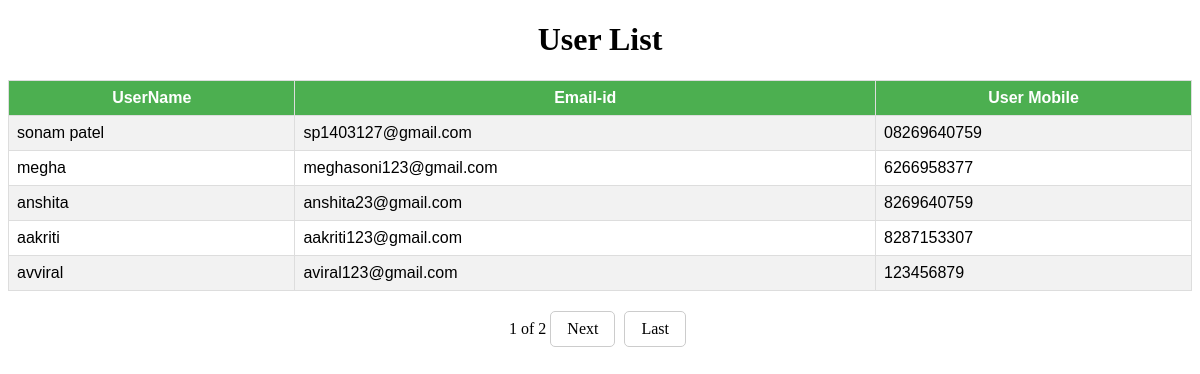
/users/, run on the app's committed database.
### task_manager_app/models.py (models this page shows)
class User(models.Model):
    name = models.CharField(max_length=100)
    email = models.EmailField(unique=True)
    mobile = models.CharField(max_length=15)

### task_manager_app/views.py (the view)
# urls.py: path('users/', views.user_list, name='user_list'),
def user_list(request):
    users = User.objects.all()
    paginator = Paginator(users, 5)
    page_number = request.GET.get('page')
    page_obj = paginator.get_page(page_number)
    return render(request, 'app/user_list.html', {'page_obj': page_obj})

### task_manager_app/templates/app/user_list.html (shortened to what this page needs)
<!DOCTYPE html>
<html lang="en">
<head>
</head>
<body>
    <center><h1>User List</h1></center>
    <table>
        <tr>
        <th>UserName</th>
        <th>Email-id</th>
        <th>User Mobile</th>
    </tr>
        {% for user in page_obj %}
        <tr>
            <td> {{ user.name }}</td>
            <td>{{ user.email }}</td>
            <td> {{ user.mobile }}</td>
        </tr>
        {% endfor %}
    </table>
    <center>
    <div class="pagination">
        <span>{{ page_obj.number }} of {{ page_obj.paginator.num_pages }}</span>
        {% if page_obj.has_next %}
        <a href="?page={{ page_obj.next_page_number }}">Next</a>
        <a href="?page={{ page_obj.paginator.num_pages }}">Last</a>
        {% endif %}
    </div>
</center>
</body>
</html>

### task_manager_app/templates/app/user_list.html (style rules this page uses)
.pagination { margin-top: 20px; }
.pagination a { display: inline-block; padding: 8px 16px; text-decoration: none; color: black; border: 1px solid #ccc; border-radius: 5px; margin-right: 5px; }
table { border-collapse: collapse; width: 100%; height: 150px; border: 1px solid #ddd; font-family: Arial, sans-serif; }
th, td { border: 1px solid #ddd; padding: 8px; text-align: left; }
tr:nth-child(even) { background-color: #f2f2f2; }
th { background-color: #4CAF50; color: white; text-align: center; }

### data on the page
User: name "sonam patel", email "sp1403127@gmail.com", mobile "08269640759"
User: name "megha", email "meghasoni123@gmail.com", mobile "6266958377"
User: name "anshita", email "anshita23@gmail.com", mobile "8269640759"
User: name "aakriti", email "aakriti123@gmail.com", mobile "8287153307"
User: name "avviral", email "aviral123@gmail.com", mobile "123456879"

### other printed values
{{ page_obj.number }} "1"
{{ page_obj.paginator.num_pages }} "2"
